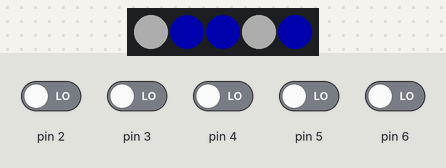
Simulated run of this sketch. Board: Arduino Uno, built with avr-gcc and run on an emulated ATmega328P. Shown: 5 RGB LEDs in strip order, left to right. The test bench sets the inputs (shaded band); at power-on: pin 2–6 LOW. Dim RGB values are drawn brighter than linear.

Above: at 1.2 s.
1.3 s: pin 3 driven HIGH
At 1.46 s:
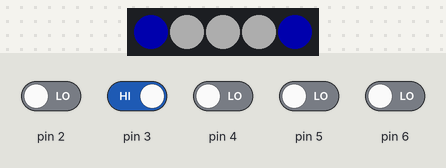
2.8 s: pin 4 driven HIGH
At 3.09 s:
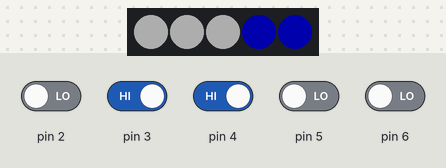
4.4 s: pin 5 driven HIGH
At 4.73 s:
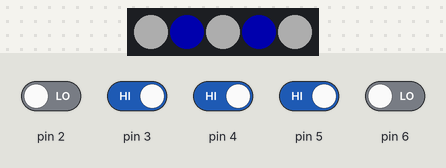
6.0 s: pin 6 driven HIGH
Timing chart, 0 to 8.5 s (numbered marks = the images above; inputs shaded):
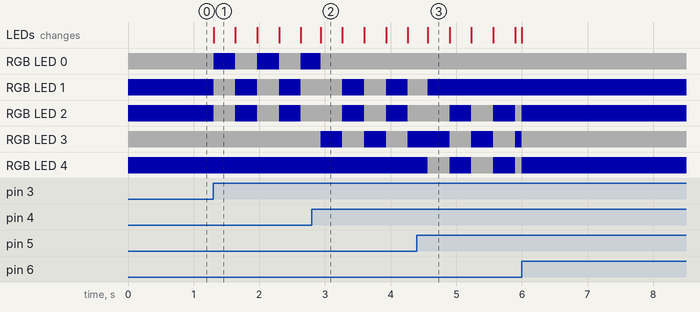

The sketch:

serf-lightsout.ino
```cpp
#include <Adafruit_NeoPixel.h>
//#include <Wire.h>

int pin = 8;
Adafruit_NeoPixel strip = Adafruit_NeoPixel(5, pin, NEO_GRB + NEO_KHZ800);
boolean Lights[] = {true, false, false, true, false};

void setup() {
 // Wire.begin(8);                // join i2c bus with address #8
  //Wire.onReceive(receiveEvent); // register event
  //Serial.begin(9600);           // start serial for output
  strip.begin();
  strip.setBrightness(50);
  strip.setPixelColor(0, 255, 255, 255);
  strip.setPixelColor(1, 0, 0, 255);
  strip.setPixelColor(2, 0, 0, 255);
  strip.setPixelColor(3, 255, 255, 255);
  strip.setPixelColor(4, 0, 0, 255);
  strip.show();

  pinMode(2, INPUT);
  pinMode(3, INPUT);
  pinMode(4, INPUT);
  pinMode(5, INPUT);
  pinMode(6, INPUT);
 // Serial.println("setup");


}


void loop() {
  int numButton;


  if(digitalRead(2))
  {
    numButton = 0;
  }
  if(digitalRead(3))
  {
    numButton = 1;
  }
  if(digitalRead(4))
  {
    numButton = 2;
  }
  if(digitalRead(5))
  {
    numButton = 3;
  }
  if(digitalRead(6))
  {
    numButton = 4;
  }

  if (Lights[numButton])
  {
    Lights[numButton] = false;
  }
  else
  {
    Lights[numButton] = true;
  }
  if (Lights[numButton-1])
  {
    Lights[numButton-1] = false;
  }
  else
  {
    Lights[numButton-1] = true;
  }
  if (Lights[numButton+1])
  {
    Lights[numButton+1] = false;
  }
  else
  {
    Lights[numButton+1] = true;
  }

  if (numButton == 0)
  {
    if (Lights[numButton])
    {
      Lights[numButton] = false;
    }
    else
    {
      Lights[numButton] = true;
    }
    if (Lights[numButton+1])
    {
      Lights[numButton+1] = false;
    }
    else
    {
      Lights[numButton+1] = true;
    }
  }

  if (numButton == 4)
  {
    if (Lights[numButton])
    {
      Lights[numButton] = false;
    }
    else
    {
      Lights[numButton] = true;
    }
    if (Lights[numButton-1])
    {
      Lights[numButton-1] = false;
    }
    else
    {
    Lights[numButton-1] = true;
    }
  }

  if(Lights[0])
    {
       strip.setPixelColor(0, 255, 255, 255);
       strip.show();
    }
  else
  {
     strip.setPixelColor(0, 0, 0, 255);
     strip.show();
  }


  if(Lights[1])
    {
       strip.setPixelColor(1, 255, 255, 255);
       strip.show();
    }
  else
  {
     strip.setPixelColor(1, 0, 0, 255);
     strip.show();
  }


    if(Lights[2])
    {
       strip.setPixelColor(2, 255, 255, 255);
       strip.show();
    }
  else
  {
     strip.setPixelColor(2, 0, 0, 255);
     strip.show();
  }


    if(Lights[3])
    {
       strip.setPixelColor(3, 255, 255, 255);
       strip.show();
    }
  else
  {
     strip.setPixelColor(3, 0, 0, 255);
     strip.show();
  }


    if(Lights[4])
    {
       strip.setPixelColor(4, 255, 255, 255);
       strip.show();
    }
  else
  {
     strip.setPixelColor(4, 0, 0, 255);
     strip.show();
  }

}
```

Measured:
- after the input at 1.3 s, RGB LED 0–2: alternates RGB(50, 50, 50) for 0.33 s and RGB(0, 0, 50) for 0.33 s, starting at once; the LEDs: change at once (image 1)
- after the input at 2.8 s, the LEDs: change after 0.13 s (image 2)
- after the input at 4.4 s, the LEDs: change after 0.17 s (image 3)
